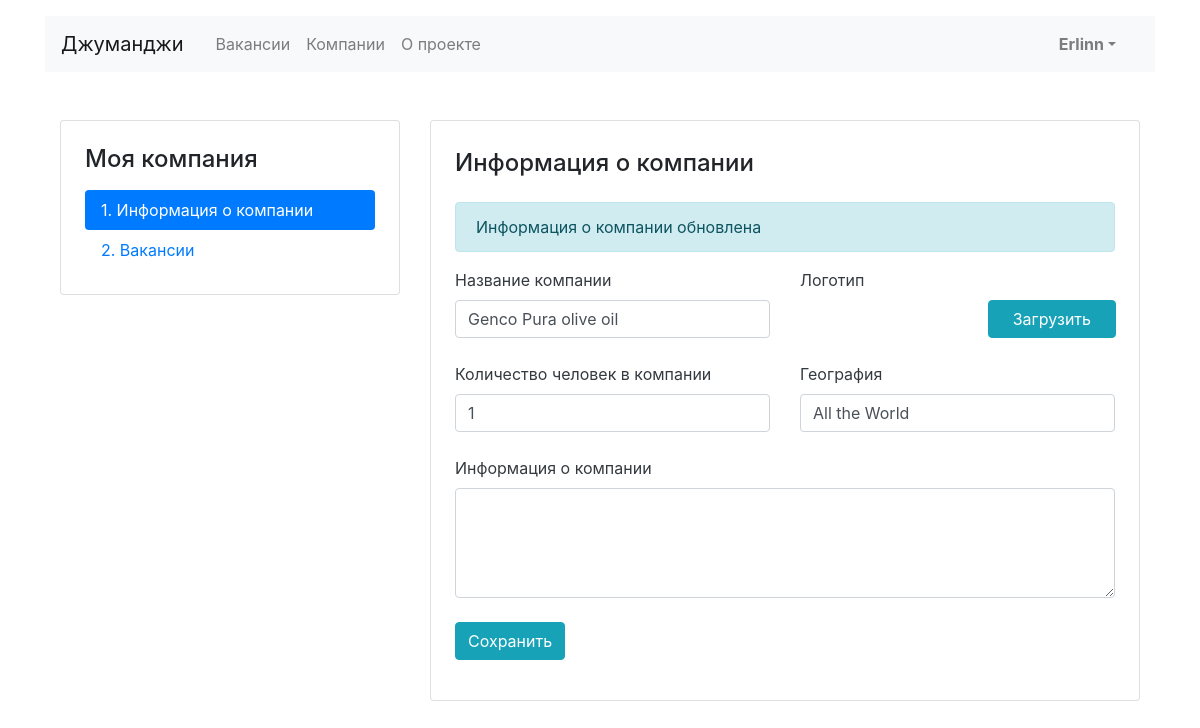
/mycompany/ (signed in), run on the app's committed database.
### vacancies/models.py (models this page shows, shortened)
class Company(models.Model):
    name = models.CharField(max_length=60, default='')
    location = models.CharField(max_length=120, default='', null=True, blank=True)
    logo = models.ImageField(upload_to=MEDIA_STATIC_DIR, null=True, blank=True)
    description = models.TextField(default='', null=True, blank=True)
    employee_count = models.IntegerField(null=True, blank=True, default=0)
    owner = models.ForeignKey(User, on_delete=models.CASCADE, default=None, null=True, blank=True,
                              related_name='company')

### vacancies/views.py (the view, shortened to what this page needs)
# urls.py: path('mycompany/', MyCompanyView.as_view(), name='my_company'),
class MyCompanyView(LoginRequiredMixin, View):
    login_url = 'login'
    redirect_field_name = 'redirect_to'
    def get(self, request):
        user = request.user
        try:
            company = Company.objects.get(owner=user)
            return render(request, 'vacancies/mycompany.html', context={'company': company})
        except Company.DoesNotExist:
            return redirect('my_company_letsstart')

### templates/vacancies/mycompany.html (shortened to what this page needs)
{% extends 'vacancies/base.html' %}
{% block content %}
    <main class="container mt-3 pb-5">
        <div class="row mt-5">
{% include 'vacancies/my_company_left_side.html' %}
            <div class="col-12 col-lg-8">
                <div class="card">
                    <div class="card-body px-4 pb-4">
                        <section class="tab-pane fade show active">
                            <h2 class="h4 pt-2 pb-3">Информация о&nbsp;компании</h2>
                            <p class="alert alert-info" role="alert">
                                Информация о компании обновлена
                            </p>
                            <form action="{% url 'my_company' %}" method="post" enctype="multipart/form-data">
                                <div class="row">
                                    <div class="col-12 col-md-6">
                                        <div class="form-group pb-2">
                                            <label class="mb-2 text-dark" for="companyName">Название компании</label>
                                            <input class="form-control" name="name" type="text"
                                                   value="{{ company.name }}" id="companyName">
                                        </div>
                                    </div>
                                    <div class="col-12 col-md-6">
                                        <div class="form-group">
                                            <label class="mb-2 text-dark" for="companyLogo">Логотип</label>
                                            <div class="row align-items-center">
                                                <div class="col-6">
                                                </div>
                                                <div class="col-6" style="position: relative;">
                                                    <div class="input-group-prepend"
                                                         style="position: absolute; top: 0;right: 15px;">
                                                        <span class="btn btn-info px-4">Загрузить</span>
                                                    </div>
                                                    <div class="custom-file" style="">
                                                    </div>
                                                </div>
                                            </div>
                                        </div>
                                    </div>
                                </div>
                                <div class="row">
                                    <div class="col-12 col-md-6">
                                        <div class="form-group pb-2">
                                            <label class="mb-2 text-dark" for="companyTeam">Количество человек в
                                                компании</label>
                                            <input class="form-control" name="employee_count" type="text"
                                                   value="{{ company.employee_count }}" id="companyTeam">
                                        </div>
                                    </div>
                                    <div class="col-12 col-md-6">
                                        <div class="form-group pb-2">
                                            <label class="mb-2 text-dark" for="companyLocation">География</label>
                                            <input class="form-control" name="location" type="text"
                                                   value="{{ company.location }}" id="companyLocation">
                                        </div>
                                    </div>
                                </div>
                                <div class="form-group pb-2">
                                    <label class="mb-2 text-dark" for="companyInfo">Информация о&nbsp;компании</label>
                                    <textarea class="form-control" name="description" rows="4" id="companyInfo"
                                              style="color:#000;">{{ company.description }}</textarea>
                                </div>
                                <div class="form-group">
                                    <input type="submit" class="btn btn-info" value="Сохранить">
                                </div>
                            </form>
                        </section>
                    </div>
                </div>
            </div>
        </div>
    </main>
{% endblock %}

### templates/vacancies/base.html (shortened to what this page needs)
<!DOCTYPE html>
<html lang="ru">
<head>
  <link rel="stylesheet" href="https://stackpath.bootstrapcdn.com/bootstrap/4.3.1/css/bootstrap.min.css">
</head>
<body>
  <header class="container mt-3">
    <nav class="navbar navbar-expand-lg navbar-light bg-light">
      <a class="navbar-brand mr-4" href="{% url 'main_page' %}">Джуманджи</a>
      <div class="collapse navbar-collapse justify-content-between" id="navbarNav">
            <ul class="navbar-nav col-10">
                <li class="nav-item">
                    <a class="nav-link" href="{% url 'vacancies_page' %}">Вакансии</a>
                </li>
                <li class="nav-item">
                    <a class="nav-link" href="{% url 'main_page' %}#companies_list">Компании</a>
                </li>
                <li class="nav-item">
                    <a class="nav-link" href="#">О проекте</a>
                </li>
            </ul>
        <ul class="navbar-nav col-2 justify-content-end">
                <li class="nav-item active">
                    {% if request.user.is_authenticated %}
                        <div class="dropdown">
                        <a href="#" class="dropdown-toggle nav-link font-weight-bold" id="dropdownMenuLink"
                           data-toggle="dropdown"
                           aria-expanded="false">{{ request.user.username }}</a>
                    {% else %}
                        <a href="{% url 'login' %}" class="nav-link font-weight-bold">Вход</a>
                    {% endif %}
                    </div>
                </li>
        </ul>
      </div>
    </nav>
  </header>
  <main class="container mt-3">
    {% block content %}
    {% endblock %}
  </main>
</body>
</html>

### data on the page
Company: name "Genco Pura olive oil", employee_count "1", location "All the World"

### other printed values
{{ request.user.username }} "Erlinn"
